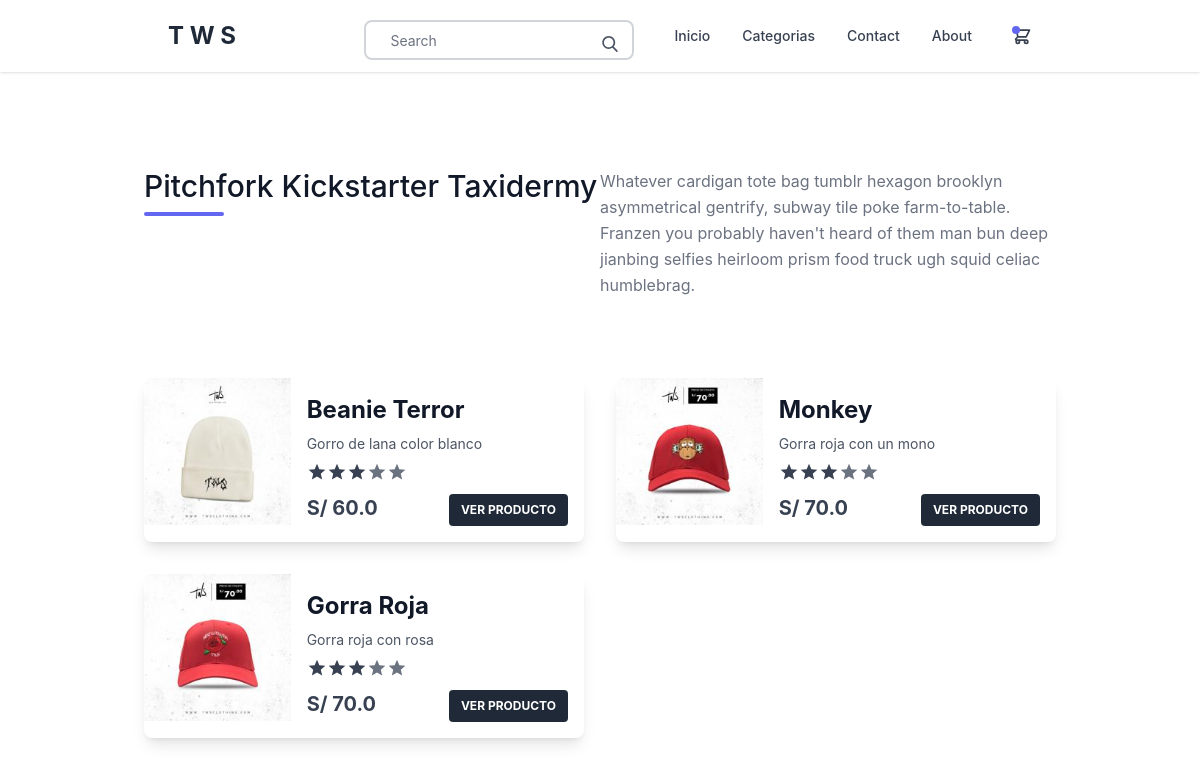
Before: / with the older database file.
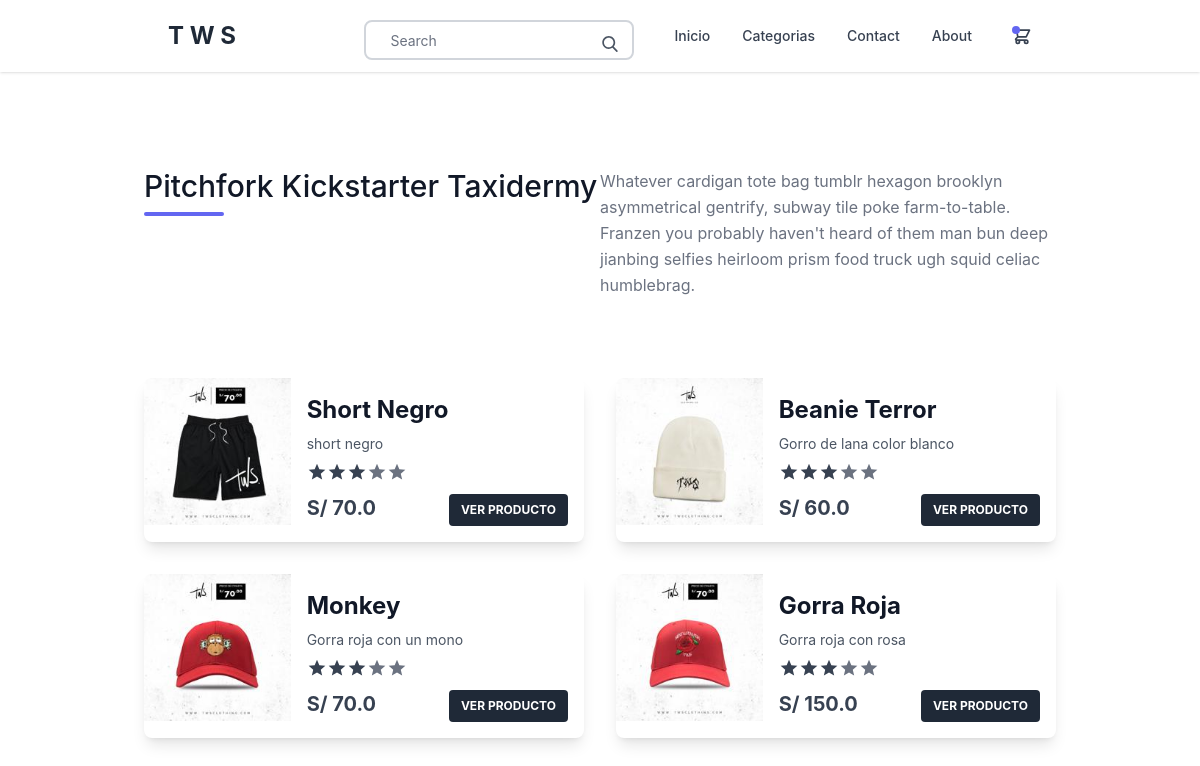
After: the same page with the newer database file.
### apps/store/models.py (models this page shows, shortened)
class Product(models.Model):
    category=models.ForeignKey(Category,related_name='products',on_delete=models.CASCADE)
    parent=models.ForeignKey('self', related_name='variants', on_delete=models.CASCADE,blank=True,null=True)
    title = models.CharField(max_length=255)
    slug = models.SlugField(max_length=255)
    description = models.TextField(blank=True,null=True)
    price=models.FloatField()
    is_featured=models.BooleanField(default=False)
    num_available=models.IntegerField(default=1)
    date_added=models.DateTimeField( auto_now_add=True)
    image=models.ImageField(upload_to='uploads/', blank=True,null=True)
    thumbnail=models.ImageField(upload_to='uploads/',blank=True,null=True)
    sizes=models.ManyToManyField(Size)
    class Meta:
        ordering=('-date_added',)

### apps/core/views.py (the view)
# urls.py: path('',frontpage,name='frontpage'),
def frontpage(request):
    products =Product.objects.filter(is_featured=True)
    context={
        'products':products,
    }
    return render(request, 'frontpage.html',context)

### apps/store/context_processors.py (called while the page is built)
def menu_categories(request):
    categories = Category.objects.filter(parent=None)
    return {'menu_categories': categories}

### apps/store/models.py (called while the page is built)
    def __str__(self):
        return self.title

### apps/core/templates/frontpage.html
{% extends 'base.html' %} {% block content %}
<section class="text-gray-600 body-font">
  <div class="container px-5 py-24 mx-auto">
    <div class="flex flex-wrap w-full mb-20">
      <div class="lg:w-1/2 w-full mb-6 lg:mb-0">
        <h1 class="sm:text-3xl text-2xl font-medium title-font mb-2 text-gray-900">
          Pitchfork Kickstarter Taxidermy
        </h1>
        <div class="h-1 w-20 bg-indigo-500 rounded"></div>
      </div>
      <p class="lg:w-1/2 w-full leading-relaxed text-gray-500">
        Whatever cardigan tote bag tumblr hexagon brooklyn asymmetrical
        gentrify, subway tile poke farm-to-table. Franzen you probably haven't
        heard of them man bun deep jianbing selfies heirloom prism food truck
        ugh squid celiac humblebrag.
      </p>
    </div>
    {% with products as list_products %}
    {% include 'parts/product_list.html' %}
      {% endwith %}
  </div>
</section>
{% endblock content %}

### apps/store/templates/parts/product_list.html
<div class="flex flex-wrap -m-4">
    {% for p in list_products %}
    <div class="md:w-1/2 p-4">
      <div class="flex max-w-md bg-white shadow-lg rounded-lg overflow-hidden">
        <div class="w-1/3 bg-cover bg-landscape">
         <img class="img-responsive" src="{{p.thumbnail.url}}" alt="{{p.title}}">
        </div>
        <div class="w-2/3 p-4">
          <h1 class="text-gray-900 font-bold text-2xl">{{p.title}}</h1>
          <p class="mt-2 text-gray-600 text-sm">
            {{p.description}}
          </p>
          <div class="flex item-center mt-2">
            <svg class="w-5 h-5 fill-current text-gray-700" viewBox="0 0 24 24">
              <path
                d="M12 17.27L18.18 21L16.54 13.97L22 9.24L14.81 8.63L12 2L9.19 8.63L2 9.24L7.46 13.97L5.82 21L12 17.27Z">
              </path>
            </svg>
            <svg class="w-5 h-5 fill-current text-gray-700" viewBox="0 0 24 24">
              <path
                d="M12 17.27L18.18 21L16.54 13.97L22 9.24L14.81 8.63L12 2L9.19 8.63L2 9.24L7.46 13.97L5.82 21L12 17.27Z">
              </path>
            </svg>
            <svg class="w-5 h-5 fill-current text-gray-700" viewBox="0 0 24 24">
              <path
                d="M12 17.27L18.18 21L16.54 13.97L22 9.24L14.81 8.63L12 2L9.19 8.63L2 9.24L7.46 13.97L5.82 21L12 17.27Z">
              </path>
            </svg>
            <svg class="w-5 h-5 fill-current text-gray-500" viewBox="0 0 24 24">
              <path
                d="M12 17.27L18.18 21L16.54 13.97L22 9.24L14.81 8.63L12 2L9.19 8.63L2 9.24L7.46 13.97L5.82 21L12 17.27Z">
              </path>
            </svg>
            <svg class="w-5 h-5 fill-current text-gray-500" viewBox="0 0 24 24">
              <path
                d="M12 17.27L18.18 21L16.54 13.97L22 9.24L14.81 8.63L12 2L9.19 8.63L2 9.24L7.46 13.97L5.82 21L12 17.27Z">
              </path>
            </svg>
          </div>
          <div class="flex item-center justify-between mt-3">
            <h1 class="text-gray-700 font-bold text-xl">S/ {{p.price}}</h1>
            <a class="
                px-3
                py-2
                bg-gray-800
                text-white text-xs
                font-bold
                hover:text-gray-500
                uppercase
                rounded
              " href="{% url 'product_detail' p.category.slug p.slug %}" >
              Ver producto
          </a>
          </div>
        </div>
      </div>
    </div>
    {% endfor %}
  </div>

Changed rows visible on the page:
added Product: thumbnail (picture), title "Short Negro", description "short negro", price "70.0"
changed Product "Gorra Roja": price "70.0" → "150.0"
